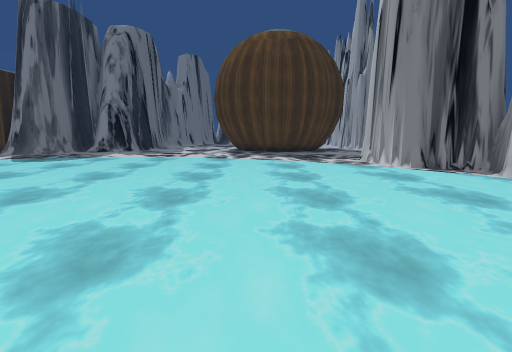
View 1 (above)

24 first-person views from a walk through a Unity game level. The camera is 1.3 m above the floor, tilts 8° down and sees 80° across. The floor is counted in squares, 1 m on a side. Each view is taken from the middle of a square. On the plan, view 1 faces up. The plan holds only what a view shows up to about 14 squares ahead; the rest is blank. The place goes on beyond the plan. The player character is not drawn. Some surface patterns are stand-ins.

View 2
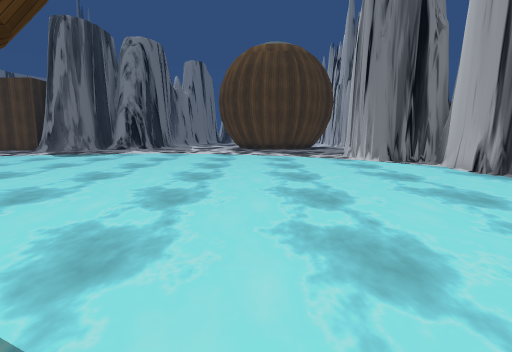

View 3
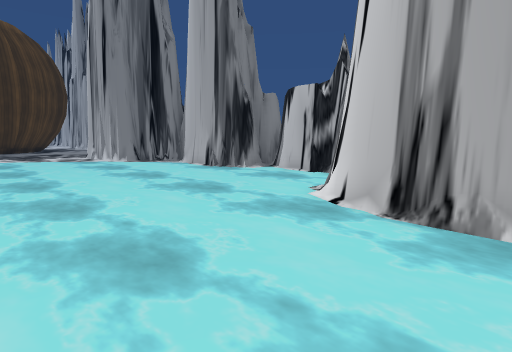

View 4
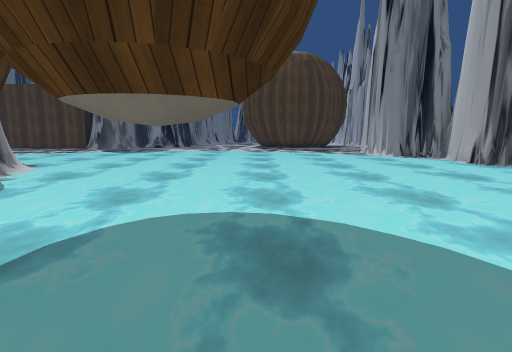

View 5
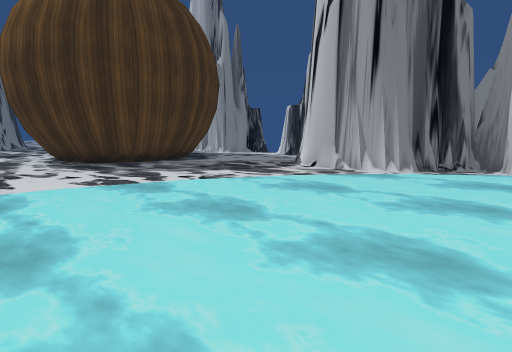

View 6
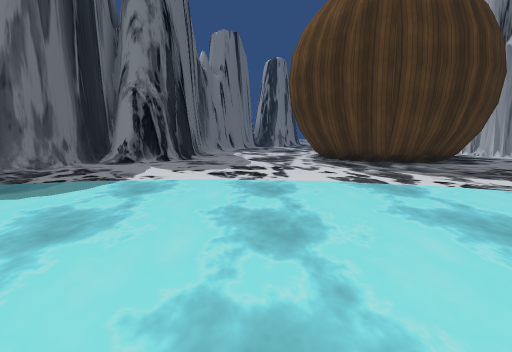

View 7
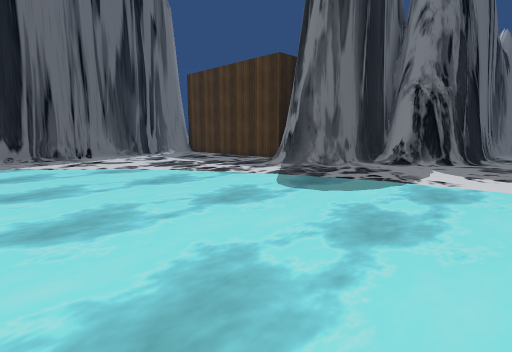

View 8
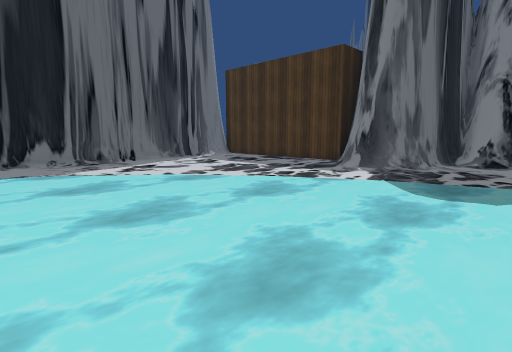

View 9
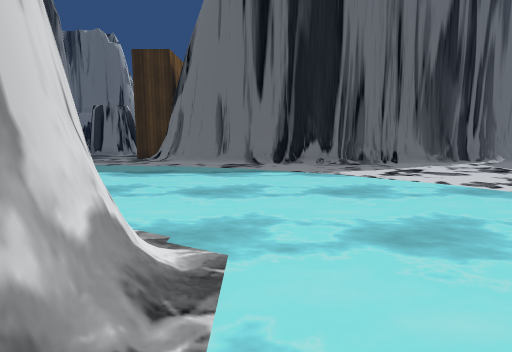

View 10
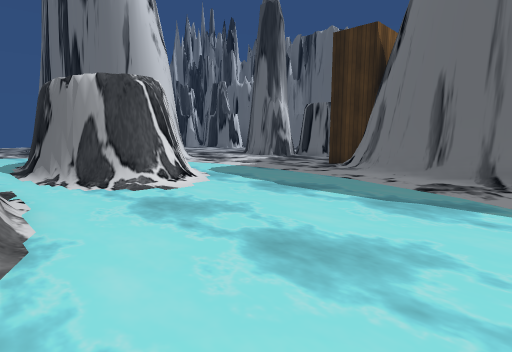

View 11
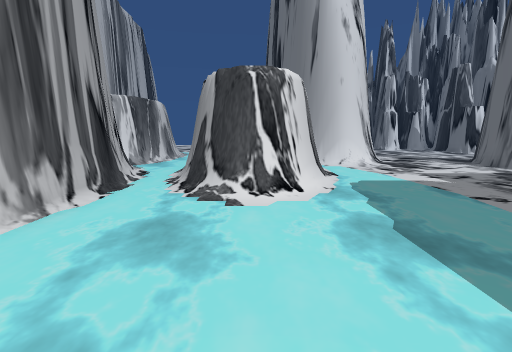

View 12
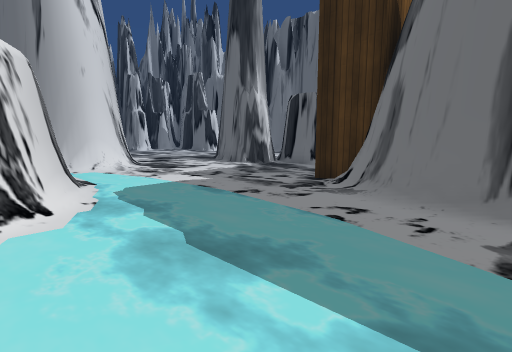

View 13
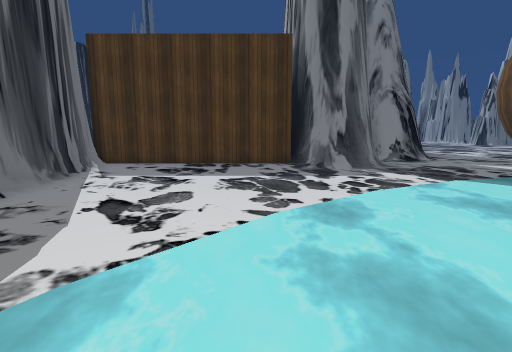

View 14
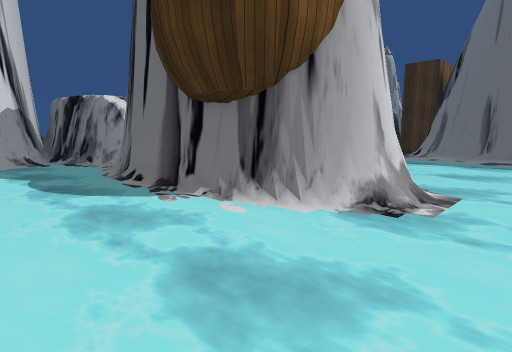

View 15
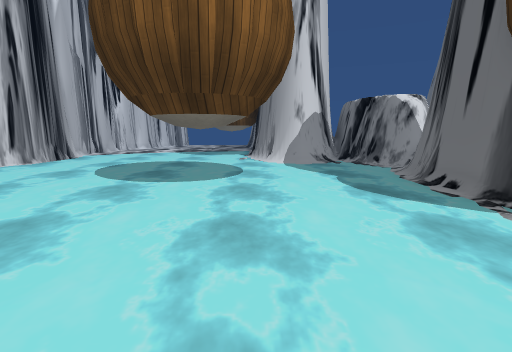

View 16
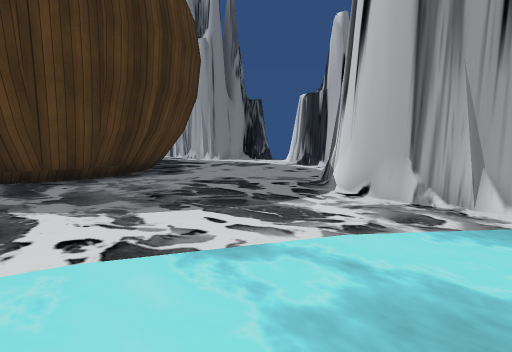

View 17
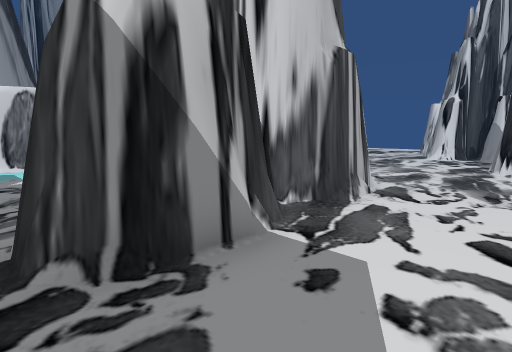

View 18
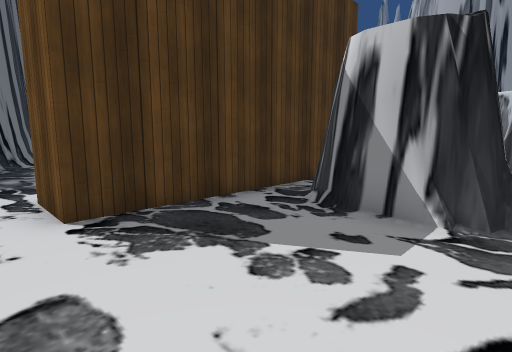

View 19
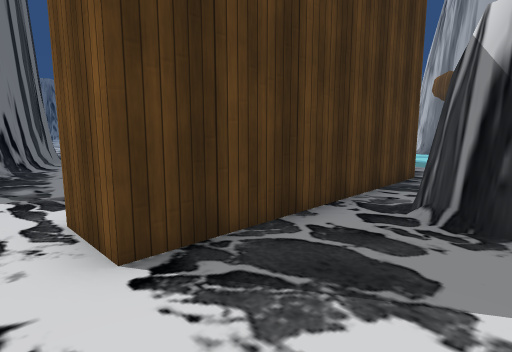

View 20
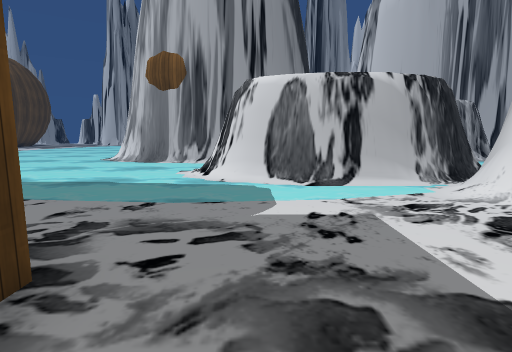

View 21
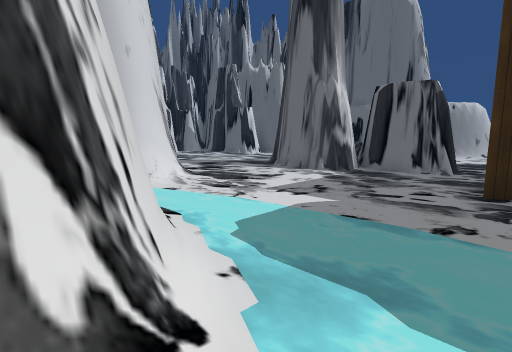

View 22
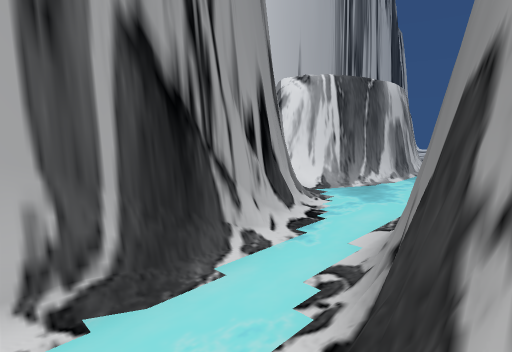

View 23
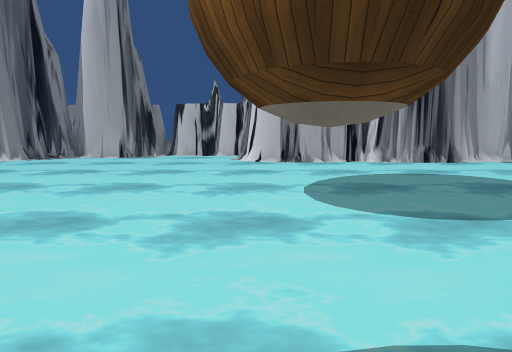

View 24
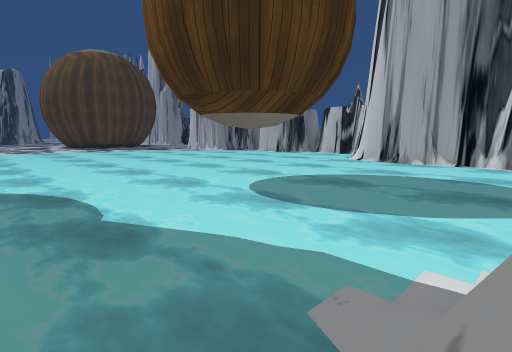

### Floor plan
Key: @ floor where view 1 was taken; # wall or solid block; . floor; / step, stairs or slope; = window, fence, low wall or low ledge; ≈ water the walk keeps out of.
Columns run from 35 left of view 1 to 8 right of it. Each row starts with its distance up from view 1.
 22                       ####.......###   ##...
 21                    #  #...........######....
 20           #############............####.....
 19           ##.......####.....................
 18            #................................
 17            #..............................
 16            #.............................#
 15            #............................##
 14    #       #............................##
 13   ##       #............................##
 12   #.       #.............................##
 11  ##.       #..............................##
 10  #..       #...............................#
  9  ..        #...............................#
  8  ..        #...............................#
  7  ..        #...............................#
  6  ..        #..........##≈..................#
  5  ..        #.........≈###...................
  4 ..        ##.........## ##..................
  3 .#       ##..........#   #..................
  2 .#       ##..........#   #..................
  1 .#########.......//..#   #.................
  0 ................###..#   #......≈..@....##
 -1 .....##.........###/.#   #.....≈≈.......#
 -2 .....##........#####.#   #.....≈≈.......#
 -3  ....###.......#   #.##  #..............#
 -4 . ....###......#   #..## ...............#
 -5   ...####......##  #...=#...............#
 -6   ...###....#####   ..####..............#
 -7    ..# #....###=#   ..#  #.###..........#

Positions as (right, up) in squares from view 1, and headings:
1: (0, 0), facing up
2: (0, -3), facing up
3: (0, -3), facing up-right
4: (-2, -6), facing up
5: (-5, 8), facing up-right
6: (-5, 8), facing up
7: (-6, 8), facing up-left
8: (-9, 7), facing up-left
9: (-10, 7), facing left
10: (-14, 8), facing down-left
11: (-18, 7), facing down
12: (-18, 6), facing down-left
13: (-18, 7), facing up
14: (-6, 8), facing down-left
15: (-5, 7), facing down
16: (-1, 12), facing up-right
17: (-33, 0), facing down-right
18: (-35, -4), facing up-right
19: (-35, -2), facing up-right
20: (-28, -1), facing right
21: (-18, 2), facing down-left
22: (-17, 1), facing down-right
23: (-9, 0), facing right
24: (-9, -7), facing up-right
